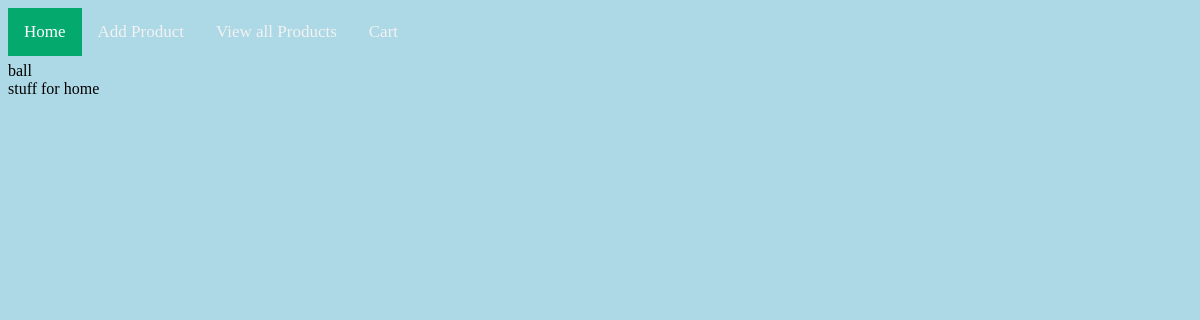
The page /product_page/ on the database as committed earlier.
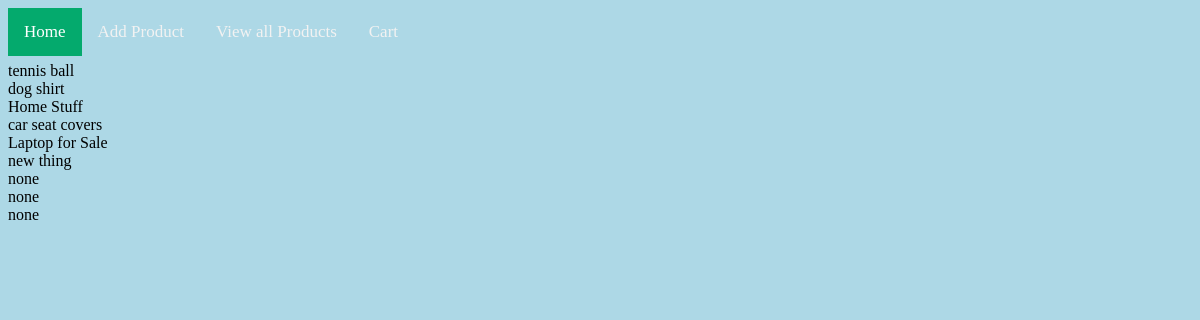
The same page on the database as committed later.
### website_app/models.py (models this page shows, shortened)
class Products(models.Model):
    name = models.CharField(max_length=250, blank=False, null=False, default='none')
    tagline = models.CharField(max_length=250, null=True, blank=True)
    price = models.DecimalField(max_digits=6, decimal_places=2, null=True, blank=True)
    category = models.ForeignKey("Category", on_delete=models.CASCADE, blank=True)
    description = models.CharField(max_length=250, null=True, blank=False)
    product_image = models.ImageField(null=True, blank=True, upload_to='media/images/', default='media/images/tennisball.jpg')

### website_app/views.py (the view)
# urls.py: path('product_page/',views.product_page, name='all products'),
def product_page(request):
    product = Products.objects.all()
    return render (request, 'product_page.html',{'product': product})

### template/product_page.html (shortened to what this page needs)
<!DOCTYPE html>
<html lang="en">
<head>
    {%include 'nav_bar.html'%}
    <br>
</head>
<body>
<br>
<br>
{% for item in product %}
{{item.name}}<br>
{% endfor %}
</body>

### template/nav_bar.html (shortened to what this page needs)
<div class="topnav">
    <a class="active" href="home">Home</a>
    <a href="/add_products_view/">Add Product</a>
    <a href="/product_page/">View all Products</a>
    <a href="">Cart</a>
  </div>

### template/product_page.html (style rules this page uses)
body { background-color: lightblue; }

### template/nav_bar.html (style rules this page uses)
.topnav a { float: left; color: #f2f2f2; text-align: center; padding: 14px 16px; text-decoration: none; font-size: 17px; }
.topnav a.active { background-color: #04AA6D; color: white; }

Rows that differ between the two databases and show on the page:
removed Products: name "stuff for home"
changed Products: name "ball" → "tennis ball"
added Products: name "dog shirt"
added Products: name "Home Stuff"
added Products: name "car seat covers"
added Products: name "Laptop for Sale"
added Products: name "new thing"
added Products: name "none"
added Products: name "none"
added Products: name "none"
